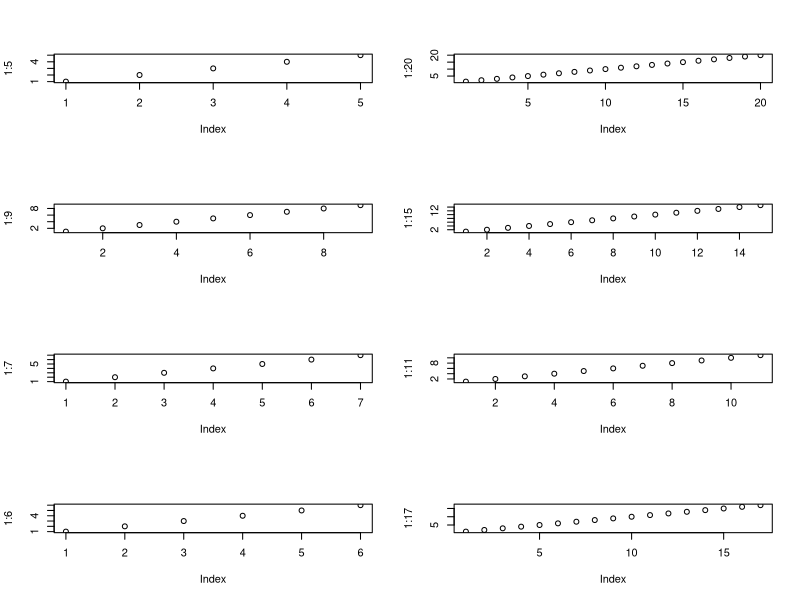
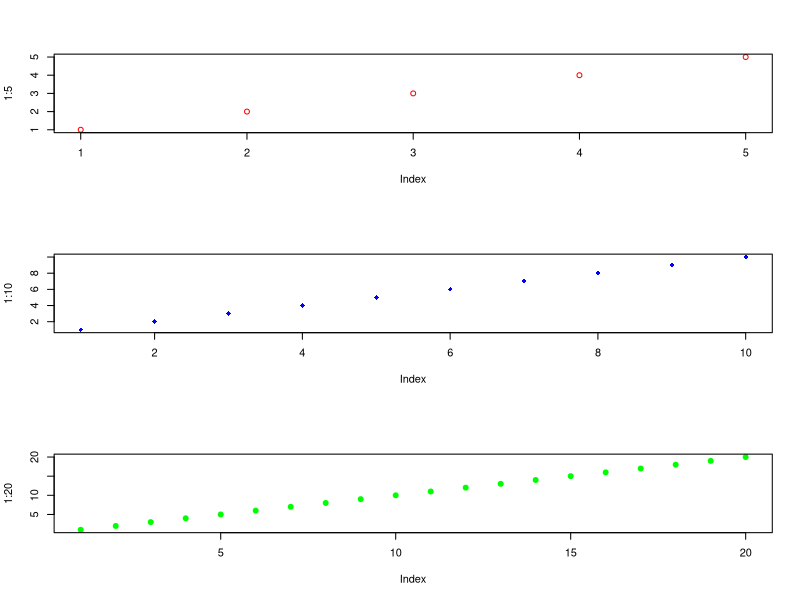
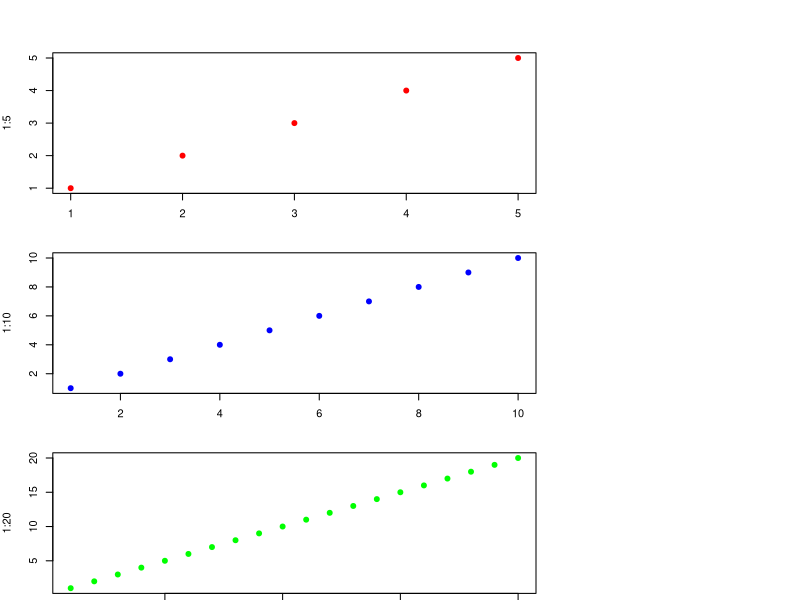

Reproduce these figures in R, in order. (Note: this script raises an error after producing the figures.)
# define plot area as four rows and two columns
par(mfrow = c(4, 2))

# create plots
plot(1:5)
plot(1:20)
plot(1:9)
plot(1:15)
plot(1:7)
plot(1:11)
plot(1:6)
plot(1:17)

# Display Multiple Plots with par()
#define plot area as three rows and one column
par(mfrow=c(3, 1))

#create plots
plot(1:5, pch=21, col='red')
plot(1:10, pch=18, col='blue')
plot(1:20, pch=19, col='green')

# Specify Margins of Plots with mar()
# The default is mar = c(5.1, 4.1, 4.1, 2.1)
#define plot area with tiny bottom margin and huge right margin
par(mfrow=c(3, 1), mar =c(0.5, 4, 4, 20))

# #create plots
plot(1:5, pch=19, col='red')
plot(1:10, pch=19, col='blue')
plot(1:20, pch=19, col='green')

# Specify Text Size of Plots with cex()
# define plot area with large axis labels
par(mfrow = c(3, 1), mar = c(0.5, 4, 4, 20), cex = 3, cex.lab = 3)

# create plot
plot(1:5, pch = 19, col = "red")
plot(1:10, pch=19, col="blue")
plot(1:10, pch=10, col="green")

# reset par() options
dev.off()
